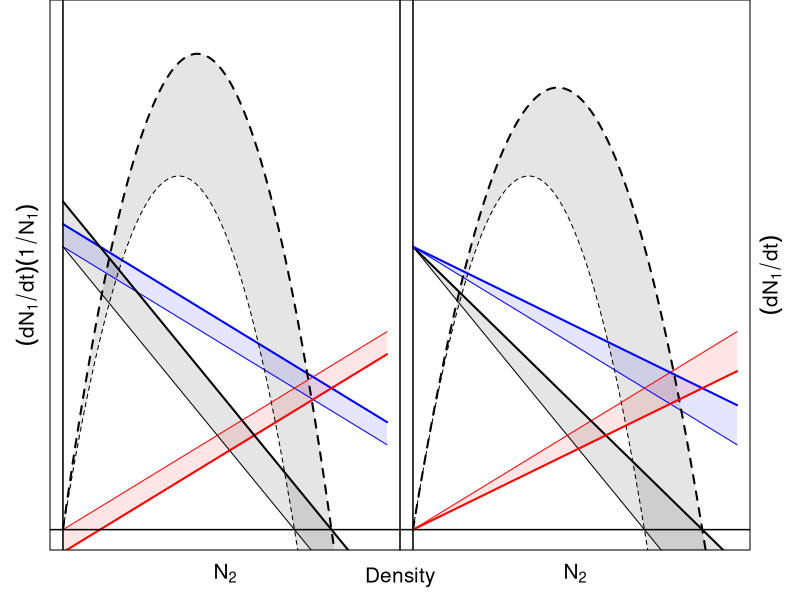

The R script that drew this image:
####################################################
#                                                  #
#           all of the things, indexed             #
#                                                  #
####################################################

	births <- function(b, mu, N){b - mu*N}
	deaths <- function(d, nu, N){d + nu*N}
	single.pop <- function(b, d, mu, nu, N) {births(b, mu, N) - deaths(d, nu, N)}

	two.pops.net.add <- function(b, d, mu, nu, N, N2){(b + N2 - mu*N) - (d - N2 + nu*N)}
	two.pops.net.mult <- function(b, d, mu, nu, N, N2){(b - (mu*N*N2)) - (d + (nu*N*N2))}

	N.min <- 0
	N.max <- 7
	Y.max <- 18
	N2 <- 4/5
	b <- 10
	d <- 0
	nu <- 1
	mu <- 1

	n.seq <- seq(N.min, N.max, length.out = 101)

	single <- single.pop(b = b , d = d , nu = nu , mu = mu , N = n.seq)*n.seq
	two.pops.add <- two.pops.net.add(b = b , d = d , nu = nu , mu = mu , N = n.seq , N2 = N2)*n.seq
	single.pc <- single.pop(b = b , d = d , nu = nu , mu = mu , N = n.seq)
	two.pops.add.pc <- two.pops.net.add(b = b , d = d , nu = nu , mu = mu , N = n.seq , N2 = N2)
	single.births <- births(b = b , mu = mu , N = n.seq)
	single.births.n2 <- births(b = b , mu = mu , N = n.seq) + N2
	single.deaths <- deaths(d = d, nu = nu , N = n.seq)
	single.deaths.n2 <- deaths(d = d, nu = nu , N = n.seq) - N2

	png("/Users/christophermoore/Desktop/example-app/img/banner.png", width = 700, height = 300)
	# pdf("/Users/christophermoore/Documents/Application_materials/ResearchPlan/MutDens.pdf", width = 8, height = 4.25)
	par(mfrow = c(1 , 2) , mar = c(0,0,0,0) , cex = 1.25, oma = c(2,2,0,2))
	plot(0, type = "n", axes = F, xlab = "", ylab = "", xlim = c(N.min,N.max), ylim = c(0,Y.max))
	polygon(c(n.seq, rev(n.seq)), c(single.births, rev(single.births.n2)), border = F, col = rgb(0,0,1,0.1,NULL,1))
	polygon(c(n.seq, rev(n.seq)), c(single.deaths, rev(single.deaths.n2)), border = F, col = rgb(1,0,0,0.1,NULL,1))
	polygon(c(n.seq, rev(n.seq)), c(single, rev(two.pops.add)), border = F, col = rgb(0,0,0,0.1,NULL,1))
	polygon(c(n.seq, rev(n.seq)), c(single.pc, rev(two.pops.add.pc)), border = F, col = rgb(0,0,0,0.1,255))

	curve(births(b = b , mu = mu , N = x) ,  , from = N.min , to = N.max , add = T , col = "blue")
	curve(deaths(d = d , nu = nu , N = x) ,  , from = N.min , to = N.max , add = T , col = "red")

	curve(births(b = b , mu = mu , N = x)+ N2  , from = N.min , to = N.max , add = T , col = "blue" , lwd = 2)
	curve(deaths(d = d , nu = nu , N = x)-N2  , from = N.min , to = N.max , add = T , col = "red" , lwd = 2)
	curve(two.pops.net.add(b = b , d = d , nu = nu , mu = mu , N = x , N2 = N2) , from = N.min , to = N.max , lwd = 2 , lty = 1 , add =T)
	curve(two.pops.net.add(b = b , d = d , nu = nu , mu = mu , N = x , N2 = N2)*x , from = N.min , to = N.max , lwd = 2 , lty = 2 , add =T)

	curve(single.pop(b = b , d = d , nu = nu , mu = mu , N = x)*x , from = N.min , to = N.max , lwd = 1 , lty = 2 , add =T)
	curve(single.pop(b = b , d = d , nu = nu , mu = mu , N = x) , from = N.min , to = N.max , add = T)

	mtext(expression((dN[1]/dt)(1/N[1])) , 2 , line = 0.25 , las = 0, cex = 1.25)
	mtext(expression(N[2]) , 1 , line = 0.5, cex = 1.25)
	# mtext("Mutualist density independence" , side = 3, line = -1 , cex = 1)
	# legend("topleft", "Density independent mutualism", bty = "n", adj = c(.05,-0.25))
	abline(h = 0, v = 0 , lwd = 1.5)
	box()


	two.pops.mult <- two.pops.net.mult(b = b , d = d , nu = nu , mu = mu , N = n.seq , N2 = N2)*n.seq
	two.pops.mult.pc <- two.pops.net.mult(b = b , d = d , nu = nu , mu = mu , N = n.seq , N2 = N2)
	single.births.n2.mult <- births(b = b , mu = mu , N = n.seq*N2)
	single.deaths.n2.mult <- deaths(d = d, nu = nu , N = n.seq*N2)

	plot(0, type = "n", axes = F, xlab = "", ylab = "", xlim = c(N.min,N.max), ylim = c(0,Y.max))

	polygon(c(n.seq, rev(n.seq)), c(single.births, rev(single.births.n2.mult)), border = F, col = rgb(0,0,1,0.1,NULL,1))
	polygon(c(n.seq, rev(n.seq)), c(single.deaths, rev(single.deaths.n2.mult)), border = F, col = rgb(1,0,0,0.1,NULL,1))
	polygon(c(n.seq, rev(n.seq)), c(single, rev(two.pops.mult)), border = F, col = rgb(0,0,0,0.1,255))
	polygon(c(n.seq, rev(n.seq)), c(single.pc, rev(two.pops.mult.pc)), border = F, col = rgb(0,0,0,0.1,255))

	curve(single.pop(b = b , d = d , nu = nu , mu = mu , N = x) , from = N.min , to = N.max , add = T)
	curve(single.pop(b = b , d = d , nu = nu , mu = mu , N = x)*x , from = N.min , to = N.max , lwd = 1 , lty = 2 , add =T)

	curve(births(b = b , mu = mu , N = x) , from = N.min , to = N.max , add = T , col = "blue")
	curve(deaths(d = d , nu = nu , N = x) , from = N.min , to = N.max , add = T , col = "red")

	curve(two.pops.net.mult(b = b, d = d , nu = nu , mu = mu , N = x , N2 = N2) , from = N.min , to = N.max , lwd = 2 , lty = 1 , add =T)
	curve(two.pops.net.mult(b = b , d = d , nu = nu , mu = mu , N = x , N2 = N2)*x , from = N.min , to = N.max , lwd = 2 , lty = 2 , add =T)

	curve(births(b = b , mu = mu , N = x*N2)  , from = N.min , to = N.max , add = T , col = "blue" , lwd = 2)
	curve(deaths(d = d , nu = nu , N = x*N2)  , from = N.min , to = N.max , add = T , col = "red" , lwd = 2)

	mtext(expression((dN[1]/dt)) , 4 , line = 0.5 , las = 0, cex = 1.25)
	mtext(expression(N[2]) , 1 , line = 0.5, cex = 1.25)
	abline(h = 0 , v = 0 ,lwd = 1.5)
	# mtext("Mutualist density dependence" , side = 3, line = -0.5 , cex = 1)
	mtext("Density" , side = 1, line = 0.5 , outer = T , cex = 1.25)
	# legend("topleft", "Density dependent mutualism", bty = "n", adj = c(.05,-0.25))
	box()
	dev.off()